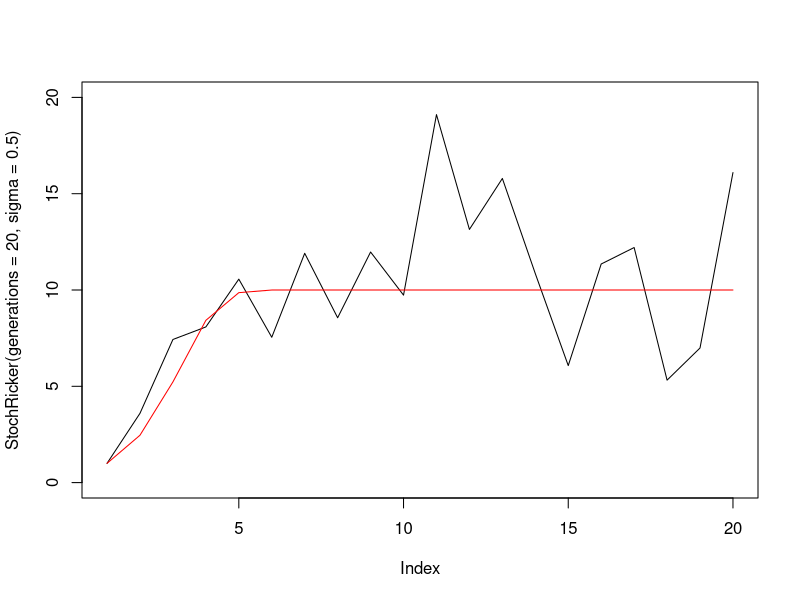

Source code (R):
#Examine the bahaviour of the stochastic Ricker model

StochRicker <- function(N0=1, r=1, K=10, sigma=.1, generations=50)
{
  # Runs a simulation of the stochastic ricker model
  # Returns a vector of length generations
  
  N <- rep(NA, generations)    # Creates a vector of NA
  
  N[1] <- N0
  for (t in 2:generations)
  {
    N[t] <- N[t-1] * 
        exp(r*(1.0-(N[t-1]/K))+rnorm(1,mean=0,sd=sigma))
  }
  return (N)
}

#different values of N0
plot(StochRicker(generations=20,sigma=.5), type="l",ylim=c(0,20))
lines(StochRicker(generations=20,sigma=0),col='red')